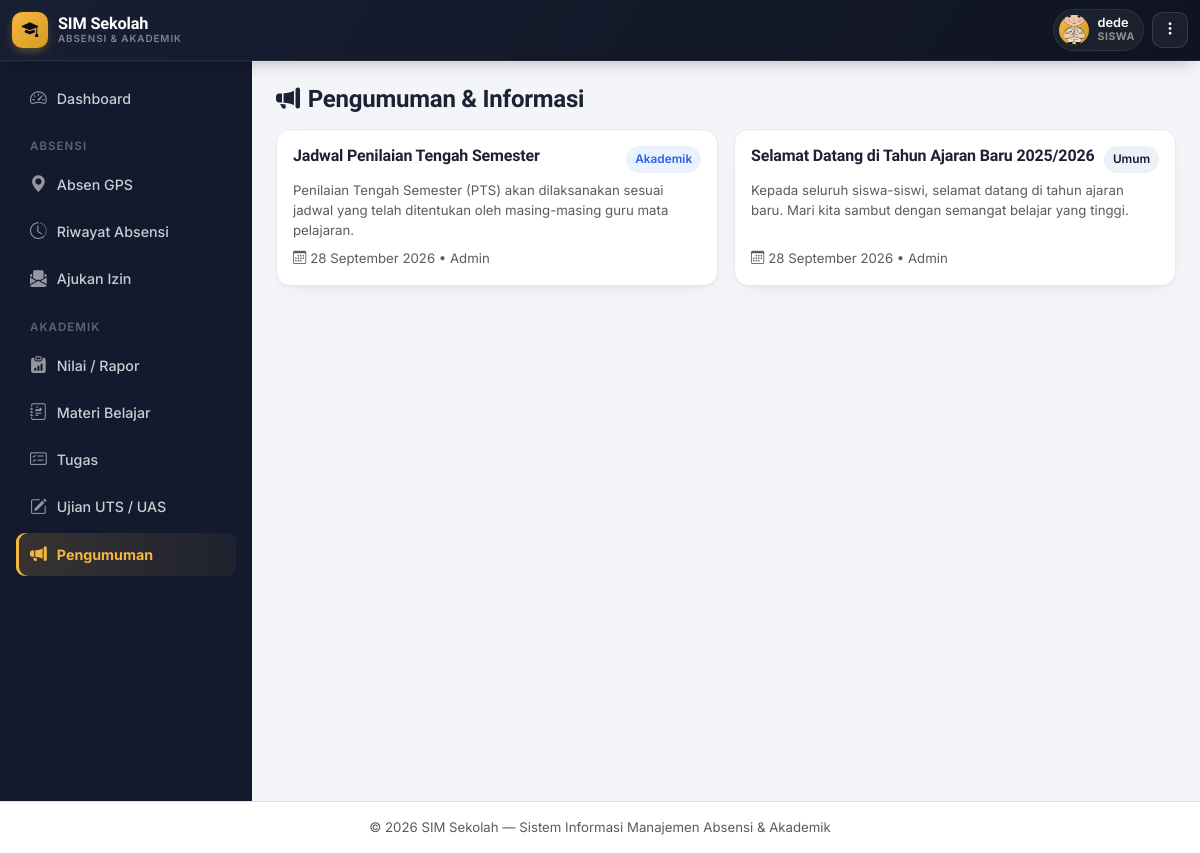
The page /pengumuman/list.php (signed in) on the database its author committed.
### tables this page shows
CREATE TABLE `siswa` (
  `id` int NOT NULL,
  `nis` varchar(20) NOT NULL,
  `nisn` varchar(20) DEFAULT NULL,
  `nama_lengkap` varchar(100) NOT NULL,
  `jenis_kelamin` enum('L','P') NOT NULL,
  `tempat_lahir` varchar(50) DEFAULT NULL,
  `tanggal_lahir` date DEFAULT NULL,
  `agama` varchar(30) DEFAULT NULL,
  `alamat` text,
  `no_hp` varchar(20) DEFAULT NULL,
  `email` varchar(100) DEFAULT NULL,
  `nama_ayah` varchar(100) DEFAULT NULL,
  `nama_ibu` varchar(100) DEFAULT NULL,
  `no_hp_ortu` varchar(20) DEFAULT NULL,
  `pekerjaan_ortu` varchar(50) DEFAULT NULL,
  `foto` varchar(255) DEFAULT NULL,
  `kelas_id` int DEFAULT NULL,
  `status` enum('Aktif','Pindah','Lulus','Keluar') DEFAULT 'Aktif',
  `tanggal_masuk` date DEFAULT NULL,
  `created_at` timestamp NULL DEFAULT CURRENT_TIMESTAMP
);

CREATE TABLE `pengumuman` (
  `id` int NOT NULL,
  `judul` varchar(150) NOT NULL,
  `isi` text NOT NULL,
  `kategori` enum('Umum','Akademik','Kegiatan','Penting') DEFAULT 'Umum',
  `penulis` varchar(100) DEFAULT NULL,
  `tanggal` date NOT NULL,
  `created_at` timestamp NULL DEFAULT CURRENT_TIMESTAMP
);

### includes/auth.php (called while the page is built, shortened)
<?php
require_once __DIR__ . '/functions.php';
function currentUser() {
    return [
        'id'       => $_SESSION['user_id'] ?? null,
        'nama'     => $_SESSION['user_nama'] ?? '',
        'role'     => $_SESSION['user_role'] ?? '',
        'siswa_id' => $_SESSION['user_siswa_id'] ?? null,
    ];
}

### pengumuman/list.php (the view, shortened to what this page needs)
<?php
require_once __DIR__ . '/../includes/auth.php';
$data = $pdo->query("SELECT * FROM pengumuman ORDER BY tanggal DESC, id DESC")->fetchAll();
include __DIR__ . '/../includes/header.php';
?>
<div class="d-flex justify-content-between align-items-center mb-3 flex-wrap gap-2">
  <h4 class="fw-bold mb-0"><i class="bi bi-megaphone-fill me-2"></i>Pengumuman &amp; Informasi</h4>
</div>
<div class="row g-3">
  <?php foreach ($data as $p): ?>
  <div class="col-md-6">
    <div class="card p-3 h-100">
      <div class="d-flex justify-content-between align-items-start mb-2">
        <h6 class="fw-bold mb-0"><?= clean($p['judul']) ?></h6>
        <?= kategoriBadge($p['kategori']) ?>
      </div>
      <p class="text-muted small mb-2" style="white-space: pre-line;"><?= clean($p['isi']) ?></p>
      <div class="d-flex justify-content-between align-items-center mt-auto">
        <small class="text-muted"><i class="bi bi-calendar3 me-1"></i><?= formatTanggalIndo($p['tanggal']) ?> &bull; <?= clean($p['penulis'] ?: 'Admin') ?></small>
      </div>
    </div>
  </div>
  <?php endforeach; ?>
</div>
<?php include __DIR__ . '/../includes/footer.php'; ?>

### includes/header.php (shortened to what this page needs)
<!DOCTYPE html>
<html lang="id">
<head>
<link href="https://cdn.jsdelivr.net/npm/bootstrap@5.3.3/dist/css/bootstrap.min.css" rel="stylesheet">
<link href="https://cdn.jsdelivr.net/npm/bootstrap-icons@1.11.3/font/bootstrap-icons.css" rel="stylesheet">
<link href="<?= BASE_URL ?>/assets/css/style.css" rel="stylesheet">
</head>
<body>
<?php
$roleNow = currentUser()['role'];
$roleLabel = ['admin'=>'Admin','guru'=>'Guru','wali_kelas'=>'Wali Kelas','siswa'=>'Siswa'][$roleNow] ?? $roleNow;
$namaNow = currentUser()['nama'];
$inisial = strtoupper(mb_substr($namaNow ?: '?', 0, 1));
$fotoTopbar = null;
if ($roleNow === 'siswa' && !empty(currentUser()['siswa_id'])) {
    $fotoPath = __DIR__ . '/../uploads/foto_siswa/';
    $stmtFotoNow = $pdo->prepare("SELECT foto FROM siswa WHERE id = ?");
    $stmtFotoNow->execute([currentUser()['siswa_id']]);
    $fotoNow = $stmtFotoNow->fetchColumn();
    if ($fotoNow && is_file($fotoPath . $fotoNow)) {
        $fotoTopbar = BASE_URL . '/uploads/foto_siswa/' . $fotoNow;
    }
}
?>
<nav class="navbar navbar-expand-lg gv-topbar sticky-top">
  <div class="container-fluid">
    <a class="gv-brand" href="<?= BASE_URL ?>/index.php">
      <span class="gv-brand-badge"><i class="bi bi-mortarboard-fill"></i></span>
      <span class="gv-brand-text d-none d-sm-block">
        SIM Sekolah
        <small>Absensi &amp; Akademik</small>
      </span>
    </a>
    <div class="ms-auto d-flex align-items-center gap-2">
      <div class="gv-user-chip">
        <div class="gv-user-avatar">
          <?php if ($fotoTopbar): ?>
            <img src="<?= clean($fotoTopbar) ?>" alt="Foto profil">
          <?php else: ?>
            <?= clean($inisial) ?>
          <?php endif; ?>
        </div>
        <div class="gv-user-meta d-none d-sm-block">
          <div class="name"><?= clean($namaNow) ?></div>
          <div class="role"><?= clean($roleLabel) ?></div>
        </div>
      </div>
      <div class="gv-more-wrap">
        <button class="gv-more-btn" type="button" id="btnUserMenu" aria-expanded="false" title="Menu akun">
          <i class="bi bi-three-dots-vertical"></i>
        </button>
      </div>
    </div>
  </div>
</nav>
<div class="d-flex">
<?php include __DIR__ . '/sidebar.php'; ?>
<main class="flex-grow-1 p-3 p-md-4 content-area">

### includes/functions.php (shortened to what this page needs)
<?php
function clean($str) {
    return htmlspecialchars(trim($str ?? ''), ENT_QUOTES, 'UTF-8');
}
function formatTanggalIndo($tanggal) {
    $bulan = ['01'=>'Januari','02'=>'Februari','03'=>'Maret','04'=>'April','05'=>'Mei','06'=>'Juni',
              '07'=>'Juli','08'=>'Agustus','09'=>'September','10'=>'Oktober','11'=>'November','12'=>'Desember'];
    $d = date('d', strtotime($tanggal));
    $m = date('m', strtotime($tanggal));
    $y = date('Y', strtotime($tanggal));
    return "{$d} {$bulan[$m]} {$y}";
}
function kategoriBadge($kategori) {
    $map = [
        'Penting'  => 'bad',
        'Akademik' => 'info',
        'Kegiatan' => 'good',
        'Umum'     => 'brand',
    ];
    $color = $map[$kategori] ?? 'brand';
    return "<span class='badge-soft {$color}'>{$kategori}</span>";
}

### assets/css/style.css (style rules this page uses)
:root { --ink: #14173A; --ink-soft: #565B82; --bg: #F1F3FA; --surface: #FFFFFF; --line: #E4E7F2; --brand: #4338CA; --brand-2: #6D28D9; --brand-soft: #EEECFD; --gps: #0D9488; --gps-2: #0EA5A4; --gps-soft: #E1F5F3; --good: #16A34A; --good-soft: #E7F7ED; --warn: #D97706; --warn-soft: #FEF3E1; --bad: #DC2626; --bad-soft: #FCE8E7; --info: #2563EB; --info-soft: #E8EEFD; --radius-lg: 20px; --radius-md: 14px; --radius-sm: 9px; --shadow-1: 0 1px 2px rgba(20,23,58,.04), 0 8px 24px -12px rgba(20,23,58,.10); --shadow-2: 0 4px 10px rgba(20,23,58,.06), 0 16px 40px -16px rgba(20,23,58,.18); }
* { box-sizing: border-box; }
body { background: var(--bg); color: var(--ink); font-family: 'Inter', system-ui, sans-serif; font-size: .945rem; -webkit-font-smoothing: antialiased; }
h1, h2, h3, h4, h5, h6, .font-display { font-family: 'Sora', 'Inter', sans-serif; letter-spacing: -0.01em; color: var(--ink); }
a { text-decoration: none; }
small, .small { color: var(--ink-soft); }
.content-area { min-height: calc(100vh - 60px); padding-bottom: 90px; }
.card { border: 1px solid var(--line); border-radius: var(--radius-md); box-shadow: var(--shadow-1); }
.badge-soft { border-radius: 999px; font-weight: 600; font-size: .74rem; padding: .38em .75em; }
.badge-soft.info { background: var(--info-soft); color: var(--info); }
.badge-soft.brand { background: var(--brand-soft);color: var(--brand); }

### includes/theme_gov.php (style rules this page uses)
:root { --navy:#131A2E; --navy-2:#0B0F1D; --navy-3:#1C2540; --gold:#F4B740; --gold-soft:#FDF3DD; --bg:#F4F5F9; --surface:#FFFFFF; --line:#E7E9F1; --ink:#1C2233; --ink-soft:#6B7280; --brand:#131A2E; --brand-2:#0B0F1D; --brand-soft:#EEF0F8; --gps:#2563EB; --gps-soft:#EAF2FE; --good:#16A34A; --good-soft:#E7F6EC; --warn:#EA7A1B; --warn-soft:#FDEEE0; --bad:#DC2626; --bad-soft:#FCEAEA; --info:#2563EB; --info-soft:#EAF2FE; --r-lg:16px; --r-md:12px; --r-sm:9px; --sh-sm:0 1px 2px rgba(19,26,46,.04), 0 1px 3px rgba(19,26,46,.06); --sh-md:0 4px 10px -2px rgba(19,26,46,.08), 0 8px 24px -8px rgba(19,26,46,.10); --sh-lg:0 12px 28px -6px rgba(19,26,46,.16), 0 4px 10px -4px rgba(19,26,46,.10); --ease:cubic-bezier(.4,0,.2,1); }
* { scrollbar-width:thin; scrollbar-color:#C7CBDA transparent; }
body { background:var(--bg); color:var(--ink); font-family:'Inter',system-ui,sans-serif; }

### includes/header.php (style rules this page uses)
.gv-topbar { background:linear-gradient(120deg, rgba(19,26,46,.98), rgba(11,15,29,.98)); backdrop-filter:blur(10px); box-shadow:0 1px 0 rgba(255,255,255,.05), 0 6px 20px -8px rgba(0,0,0,.35); border-bottom:1px solid rgba(255,255,255,.06); padding:.55rem 0; }
.gv-brand { display:flex; align-items:center; gap:10px; text-decoration:none; }
.gv-brand-badge { width:36px; height:36px; border-radius:10px; background:linear-gradient(135deg, var(--gold), #D89A1F); display:flex; align-items:center; justify-content:center; color:var(--navy-2); font-size:1.05rem; box-shadow:0 4px 12px -4px rgba(244,183,64,.55); flex-shrink:0; }
.gv-brand-text { font-family:'Sora',sans-serif; font-weight:800; color:#fff; font-size:1.02rem; letter-spacing:-.01em; line-height:1.1; }
.gv-brand-text small { display:block; font-family:'Inter',sans-serif; font-size:.62rem; font-weight:600; letter-spacing:.09em; text-transform:uppercase; color:rgba(255,255,255,.45); }
.gv-user-chip { display:flex; align-items:center; gap:9px; background:rgba(255,255,255,.05); border:1px solid rgba(255,255,255,.08); border-radius:30px; padding:5px 8px 5px 5px; }
.gv-user-avatar { width:30px; height:30px; border-radius:50%; background:linear-gradient(135deg,var(--gold),#D89A1F); color:var(--navy-2); font-weight:800; font-size:.8rem; display:flex; align-items:center; justify-content:center; flex-shrink:0; overflow:hidden; }
.gv-user-avatar img { width:100%; height:100%; object-fit:cover; }
.gv-user-meta { line-height:1.15; }
.gv-user-meta .name { color:#fff; font-size:.8rem; font-weight:600; }
.gv-user-meta .role { color:rgba(255,255,255,.5); font-size:.66rem; text-transform:uppercase; letter-spacing:.05em; font-weight:700; }
.gv-more-btn { width:36px; height:36px; border-radius:10px; border:1px solid rgba(255,255,255,.12); background:rgba(255,255,255,.05); color:#fff; display:flex; align-items:center; justify-content:center; transition:background .18s ease, transform .15s ease; }
.gv-more-wrap { position:relative; }

### rows shown on the page
siswa: foto (picture)
pengumuman: judul "Jadwal Penilaian Tengah Semester", kategori "Akademik", isi "Penilaian Tengah Semester (PTS) akan dilaksanakan sesuai jadwal yang telah ditentukan oleh masing-masing guru mata pelajaran.", tanggal "28 September 2026", penulis "Admin"
pengumuman: judul "Selamat Datang di Tahun Ajaran Baru 2025/2026", kategori "Umum", isi "Kepada seluruh siswa-siswi, selamat datang di tahun ajaran baru. Mari kita sambut dengan semangat belajar yang tinggi.", tanggal "28 September 2026", penulis "Admin"

### other values the page prints
$namaNow "dede"
$roleLabel "SISWA"
$labelMenuIzin "Ajukan Izin"
